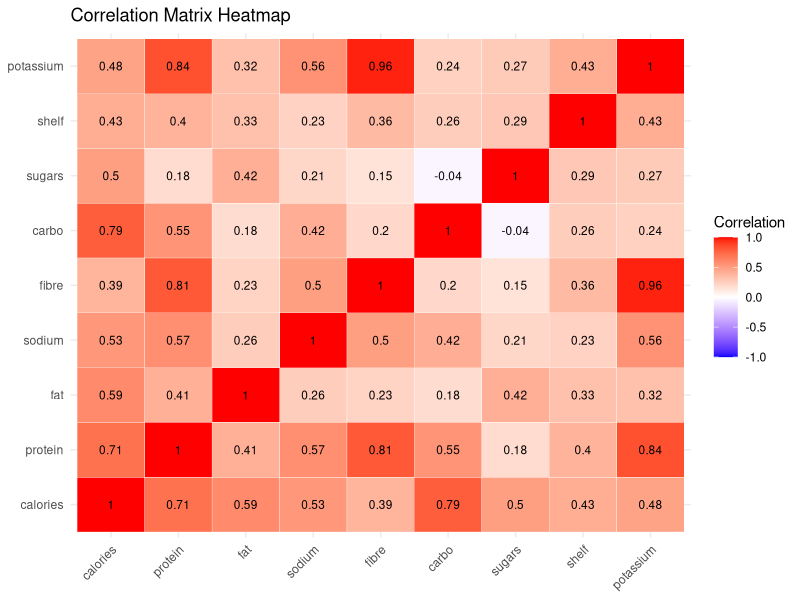
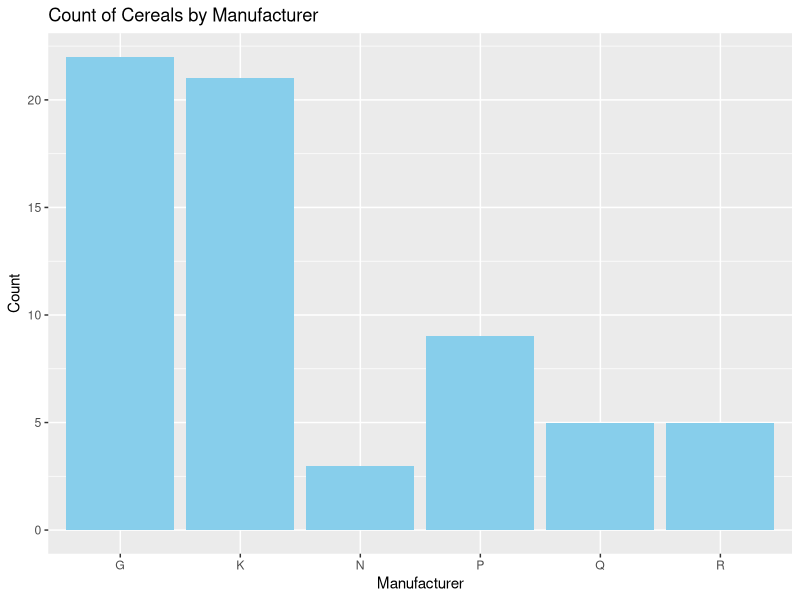
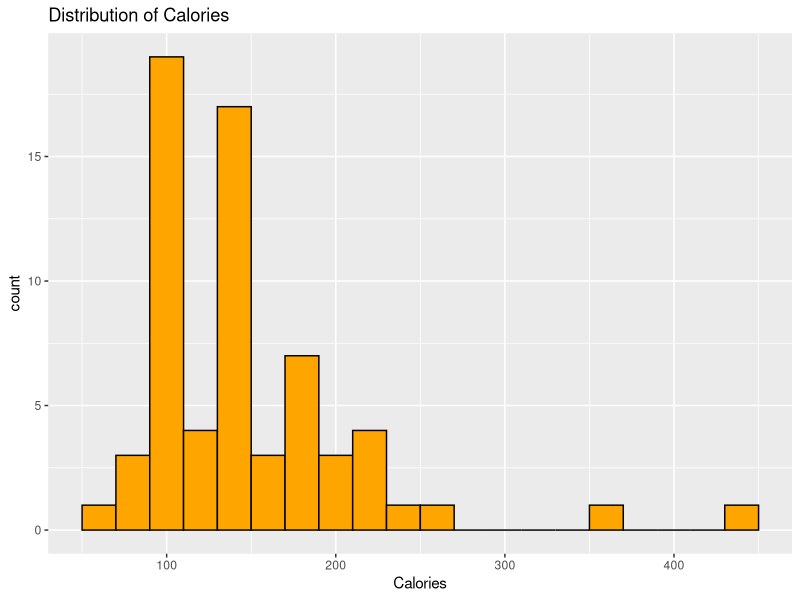
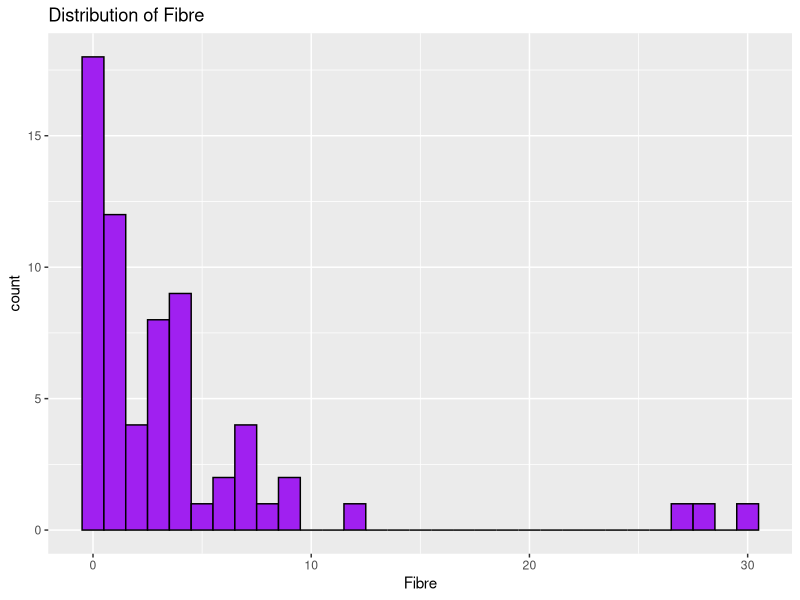
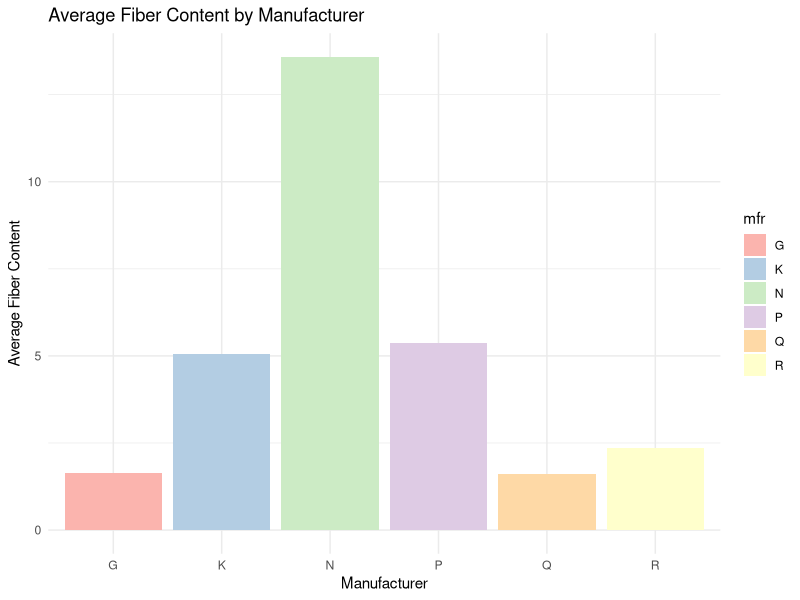
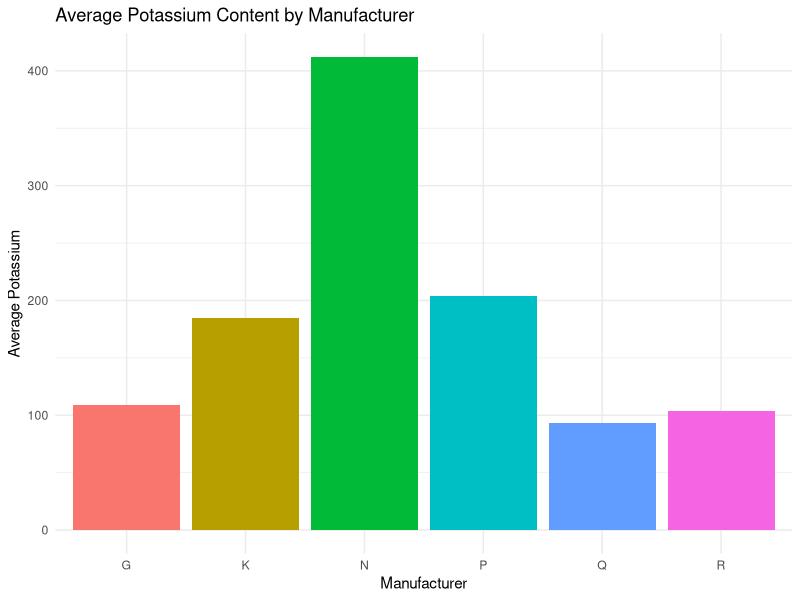
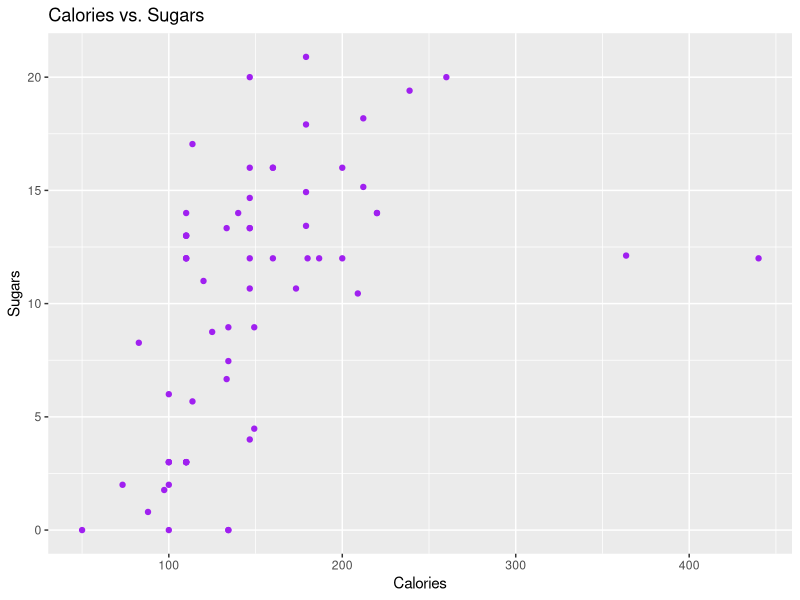
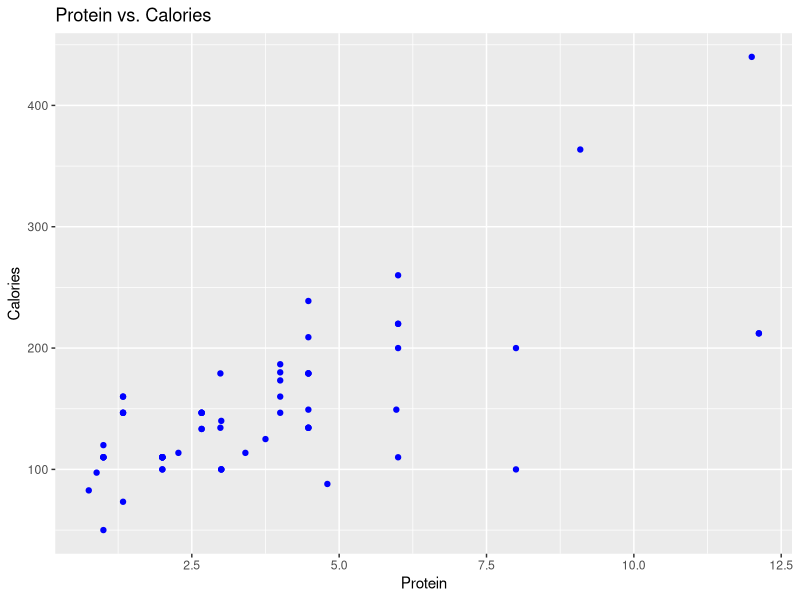

Reproduce these figures in R, in order.
# Individual Project 3 - EDA Using R #
# Yeva Kramarova #

#I.	INTRODUCTION #
# US Cereal: Nutritional and Marketing Information of US cereal. The data set is build-in into R and it can be accessed through a ‘MASS’ package in R. I chose it because as being international, it was a cultural shock for me to learn how Americans eat so much cereal. #

# II.	DATA SET DESCRIPTION #
# The US Cereal data frame has 65 rows and 11 columns. The data come from the 1993 ASA Statistical Graphics Exposition, and are taken from the mandatory F&DA food label. The data have been normalized here to a portion of one American cup. #
# The data set is located in MASS library in R. The following lines of code access the data set and structure (data types) of the data set. #
library(tidyverse)
library(MASS)
data<-UScereal
head(data)
str(data) # data types

#III.	Data Set Summary Statistics #
summary(data) # statistical summary of the data 
# The code below checks for the missing values. #
sapply(data,function(x) sum(is.na(x)))
# No missing values in this data set. #

# Next, we evaluate frequency and proportions of each of the categorical variables: mfr, vitamins. #
# Frequency and proportion for 'mfr'
mfr_freq <- table(data$mfr)
mfr_prop <- prop.table(mfr_freq)
mfr_result <- data.frame(Frequency = mfr_freq, Proportion = mfr_prop)
print(mfr_result)

# Frequency and proportion for 'vitamins'
vitamins_freq <- table(data$vitamins)
vitamins_prop <- prop.table(vitamins_freq)
vitamins_result <- data.frame(Frequency = vitamins_freq, Proportion = vitamins_prop)
print(vitamins_result)

# Next, creting a correlation table and correlation heatmap to depict the correlations between the numerical variables of the data set. #
# Select the relevant columns
numeric_data <- data[, c("calories", "protein", "fat", "sodium", "fibre", "carbo", "sugars", "shelf", "potassium")]

# Create the correlation matrix
cor_matrix <- cor(numeric_data, use = "complete.obs")

# Convert the correlation matrix to a format suitable for ggplot2
cor_data <- as.data.frame(as.table(cor_matrix))

# Plot the heatmap
library(ggplot2)
ggplot(data = cor_data, aes(Var1, Var2, fill = Freq)) +
  geom_tile(color = "white") +
  scale_fill_gradient2(low = "blue", high = "red", mid = "white", midpoint = 0, limit = c(-1, 1), 
                       name = "Correlation") +
  geom_text(aes(label = round(Freq, 2)), color = "black", size = 3) +
  theme_minimal() +
  theme(axis.text.x = element_text(angle = 45, vjust = 1, hjust = 1)) +
  labs(x = NULL, y = NULL, title = "Correlation Matrix Heatmap")


# IV.	DATA SET GRAPHICAL EXPLORATION #
# The next set is made for the graphical exploration of the data. In this section, different kinds of graphs will help us to become more familiar with the data set and to discuss interesting distributions, anomalies, or imbalances of the data set. 

# Bar Plor for Manufacturer Count #
ggplot(data, aes(x = mfr)) + 
  geom_bar(fill = "skyblue") + 
  labs(title = "Count of Cereals by Manufacturer", x = "Manufacturer", y = "Count")

# Histograms for Nutritional Variables #
# Distribution of calories #
ggplot(data, aes(x = calories)) + 
  geom_histogram(binwidth = 20, fill = "orange", color = "black") + 
  labs(title = "Distribution of Calories", x = "Calories")
# The histogram groups the calorie values into bins of 20-calorie increments (e.g., 0–20, 20–40, etc.). The height of each bar represents the number of cereals that fall within that specific calorie range. For instance, if a bar over the range 100–120 has a count of 5, it means there are 5 cereals with calorie values between 100 and 120. #


# Graph of the distribution of fibre #
ggplot(data, aes(x = fibre)) + 
  geom_histogram(binwidth = 1, fill = "purple", color = "black") + 
  labs(title = "Distribution of Fibre", x = "Fibre")

# Based on the graphs above, it could be concluded that fiber is not widely used in cereal production. However, fiber helps regulate the body's use pf sugars, helping to keep hunger and blood sugar in check. Therefore, fiber is an important nutrition in our daily food consumption. So, I decided to create a graph that would show which manufacturers use the most fiber in their cereal production. #
#This code groups the data set by manufacturer, calculates the average fiber content for each, and then displays it in a bar chart for a clear comparison.#
# Calculate the average fiber per manufacturer
avg_fiber_per_mfr <- aggregate(fibre ~ mfr, data = UScereal, FUN = mean)

# Plot average fiber content by manufacturer
ggplot(avg_fiber_per_mfr, aes(x = mfr, y = fibre, fill = mfr)) + 
  geom_bar(stat = "identity") + 
  labs(title = "Average Fiber Content by Manufacturer", x = "Manufacturer", y = "Average Fiber Content") + 
  theme_minimal() + 
  scale_fill_brewer(palette = "Pastel1") 
# Here, it is easy to see that Nabisco (N) manufacturer has a much higher average fiber content than any other manufacturer. #


# Also, recall the correlation matrix that showed us that potassium has several strong correlations with other variables such as fiber and protein. As was mentioned earlier, fibre is an extremely important nutrition, and protein is too. Potassium is also one of the highly important nutrition in our lives since it decreases the risk of the cardiovascular diseases. So, the graph below also shows what manufacturer uses potassium in their cereal production the most. #

library(dplyr)
# Calculate average potassium by manufacturer
avg_potassium <- data %>%
  group_by(mfr) %>%
  summarize(avg_potassium = mean(potassium, na.rm = TRUE))

# Create the bar plot
ggplot(avg_potassium, aes(x = mfr, y = avg_potassium, fill = mfr)) +
  geom_bar(stat = "identity") +
  labs(title = "Average Potassium Content by Manufacturer", 
       x = "Manufacturer", 
       y = "Average Potassium") +
  theme_minimal() +
  theme(legend.position = "none")
# Here, it is easy to see that Nabisco (N) manufacturer has a much higher average potassium content than any other manufacturer. #


# Scatter Plots with Trend Lines #
# Next, the graph below shows relationship between calories and sugars in a dataset.It is easy to see that there is a positive relationship between the calories and sugars.#
ggplot(data, aes(x = calories, y = sugars)) + 
  geom_point(color = "purple") + 
  labs(title = "Calories vs. Sugars", x = "Calories", y = "Sugars")

# Another scatter plot showing a positive relationship between protein and calories. #
ggplot(data, aes(x = protein, y = calories)) + 
  geom_point(color = "blue") + 
  labs(title = "Protein vs. Calories", x = "Protein", y = "Calories")


# Below is the pie chart that visualizes the distribution of categorical variables in the data set. This pie chart visualizes the proportion of cereals produced by each manufacturer. #
mfr_counts <- data %>%
  group_by(mfr) %>%
  summarize(count = n()) %>%
  mutate(percentage = round((count / sum(count)) * 100, 1))  # Calculate percentage for labels

# Create the pie chart with labels
ggplot(mfr_counts, aes(x = "", y = count, fill = mfr)) + 
  geom_bar(stat = "identity", width = 1) +
  coord_polar("y") +
  geom_text(aes(label = paste(mfr, percentage, "%")), 
            position = position_stack(vjust = 0.5)) +  # Places label in the middle of each slice
  labs(title = "Proportion of Cereals by Manufacturer") +
  theme_void() +  # Removes axis and background for a cleaner pie chart
  theme(legend.position = "none")  # Removes legend to avoid redundancy




# Box Plots for Nutritional Content by Manufacturer #
#A box plot below shows the shows the distribution of protein content across cereals for each manufacturer. The protein content is in grams for each cereal. This boxplot helps compare protein content across manufacturers, showing differences in protein ranges, medians, and outliers for each brand, which can reveal if some manufacturers tend to produce higher-protein cereals than others. #
ggplot(data, aes(x = mfr, y = protein)) + 
  geom_boxplot(fill = "lightpink") + 
  labs(title = "Protein by Manufacturer", x = "Manufacturer", y = "Protein")

# Lastly, a stacked bar plot that shows the proportion of cereals with each vitamin enrichment level by manufacturer. This way, we can compare how manufacturers differ in their use of vitamin enrichment. #

ggplot(data, aes(x = mfr, fill = vitamins)) + 
  geom_bar(position = "fill") +
  labs(title = "Proportion of Vitamin Enrichment by Manufacturer", 
       x = "Manufacturer", 
       y = "Proportion of Cereals") +
  scale_y_continuous(labels = scales::percent) +
  theme_minimal() +
  scale_fill_manual(values = c("lightblue", "orange", "purple"), 
                    name = "Vitamins", 
                    labels = c("100%", "Enriched", "None"))


#V.	SUMMARY OF FINDINGS
#The US cereal data set showed us the information about the US cereal manufacturers, together with the nutritional contents of them such as carbohydrates, sugars, calories, protein, fiber, potassium, vitamins, fat and sodium. The data set is from the 1993 data. The graphs did a great job indicating what manufacturers are doing the best job with enriching their cereal with the highest amount of the most vital nutrition. Nabisco showed the best results when the protein, fiber and potassium was being compared among the manufacturers, whereas being the manufacturer with the lowest count of the cereal as shown in the Graph 1. General Mills is the producer of the highest count of cereal, however, contains some of lowest amounts of potassium, protein and fiber. But, General Mills together with Kelloggs and Ralston Purina have high amounts of vitamins in their cereal. #



